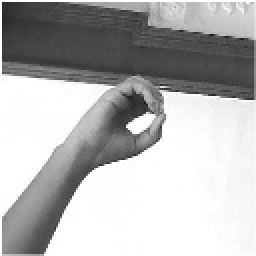
#> input picture dataset/0/166.jpg, 128 x 128 px (shown 2 times larger)
$ python -i data_collection.py   (imports and definitions only)
#> lines starting #> are read from the running program, lines starting #| are printed output that depends on the picture; after the words box and inside, x2 and y2 are one past the last pixel; in counts of white or black regions, pixels touching at a corner belong together
#> further down, picture is the input picture: shape (128, 128, 3); min 22, max 255, mean 180.5
import cv2
import os
import numpy as np
import mediapipe as mp

# Directory for storing collected data
DIRECTORY = 'dataset'
# [10 lines not run here, left out]

# Initialize MediaPipe Hand for landmark detection
mp_hands = mp.solutions.hands
# [7 lines that did not run here, left out]

# Region of Interest (ROI) parameters
ROI_TOP, ROI_BOTTOM, ROI_RIGHT, ROI_LEFT = 100, 400, 150, 450

# Function for enhanced skin segmentation using YCbCr and adaptive thresholding
def enhanced_skin_segmentation(frame):
    ycbcr = cv2.cvtColor(frame, cv2.COLOR_BGR2YCrCb)
#> ycbcr: shape (128, 128, 3); mean of channels 0, 1, 2 180.5, 128, 128
    lower_skin = np.array([0, 133, 77], dtype=np.uint8)
    upper_skin = np.array([255, 173, 127], dtype=np.uint8)
    skin_mask = cv2.inRange(ycbcr, lower_skin, upper_skin)
#> skin_mask: shape (128, 128); every value is 0

    # Adaptive thresholding on Y channel for better skin region isolation
    gray = cv2.cvtColor(frame, cv2.COLOR_BGR2GRAY)
    adaptive_thresh = cv2.adaptiveThreshold(
        gray, 255, cv2.ADAPTIVE_THRESH_GAUSSIAN_C, cv2.THRESH_BINARY_INV, 11, 2
    )
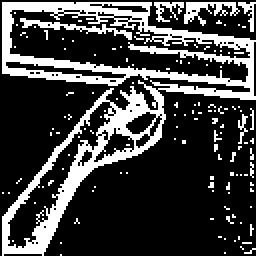
#> adaptive_thresh: shape (128, 128) (shown 2 times larger); 25.2% white; 130 white regions (124 under 20 px), largest, box (x1, y1, x2, y2) and area: (1, 1, 128, 128) 3385, (10, 9, 66, 20) 146, (92, 1, 120, 13) 142, (77, 1, 92, 11) 66, (119, 1, 128, 16) 49, (119, 57, 124, 72) 30
    combined_mask = cv2.bitwise_and(skin_mask, adaptive_thresh)
    segmented = cv2.bitwise_and(frame, frame, mask=combined_mask)
#> segmented: shape (128, 128, 3); every value is 0
    return segmented

# Function for advanced hand landmark detection using MediaPipe
def detect_hand_landmarks(frame):
    # Create a copy of the frame to draw on
    frame_with_landmarks = frame.copy()

    # Draw ROI rectangle on the landmark frame
    cv2.rectangle(frame_with_landmarks, (ROI_LEFT, ROI_TOP), (ROI_RIGHT, ROI_BOTTOM), (255, 255, 255), 2)

    # Convert to RGB for MediaPipe
    frame_rgb = cv2.cvtColor(frame, cv2.COLOR_BGR2RGB)
    result = hand_detector.process(frame_rgb)

    landmarks = []
    if result.multi_hand_landmarks:
        for hand_landmarks in result.multi_hand_landmarks:
            # Draw landmarks for each detected hand
            mp.solutions.drawing_utils.draw_landmarks(frame_with_landmarks, hand_landmarks, mp_hands.HAND_CONNECTIONS)
            landmarks.append(hand_landmarks)

    return frame_with_landmarks, landmarks

# Function to preprocess frames (crop, resize, normalize)
def preprocess_frame(frame):
    roi = frame[ROI_TOP:ROI_BOTTOM, ROI_RIGHT:ROI_LEFT]
    resized_frame = cv2.resize(roi, (128, 128))  # Resize to 128x128 pixels
    normalized_frame = resized_frame / 255.0  # Normalize pixel values to [0, 1]
    return normalized_frame

# Webcam initialization
# [50 lines not run here, left out]

>>> import cv2
>>> picture = cv2.imread('dataset/0/166.jpg')
>>> result = enhanced_skin_segmentation(picture)

$ run again, on dataset/0/542.jpg
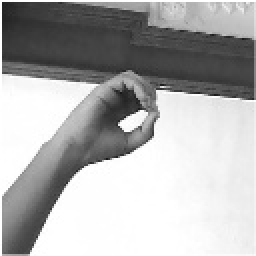
#> input picture dataset/0/542.jpg, 128 x 128 px (shown 2 times larger)
#> picture is the input picture: shape (128, 128, 3); min 22, max 255, mean 175.3
#> ycbcr: shape (128, 128, 3); mean of channels 0, 1, 2 175.3, 128, 128
#> skin_mask: shape (128, 128); every value is 0
#> in enhanced_skin_segmentation, `adaptive_thresh = cv2.adaptiveThreshold( gray, 255, cv2.ADAPTIVE_THRES..`:
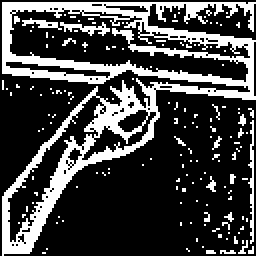
#> adaptive_thresh: shape (128, 128) (shown 2 times larger); 26.4% white; 152 white regions (148 under 20 px), largest, box (x1, y1, x2, y2) and area: (1, 1, 128, 128) 3669, (124, 60, 127, 122) 95, (30, 11, 55, 18) 72, (11, 9, 31, 15) 50
#> segmented: shape (128, 128, 3); every value is 0
